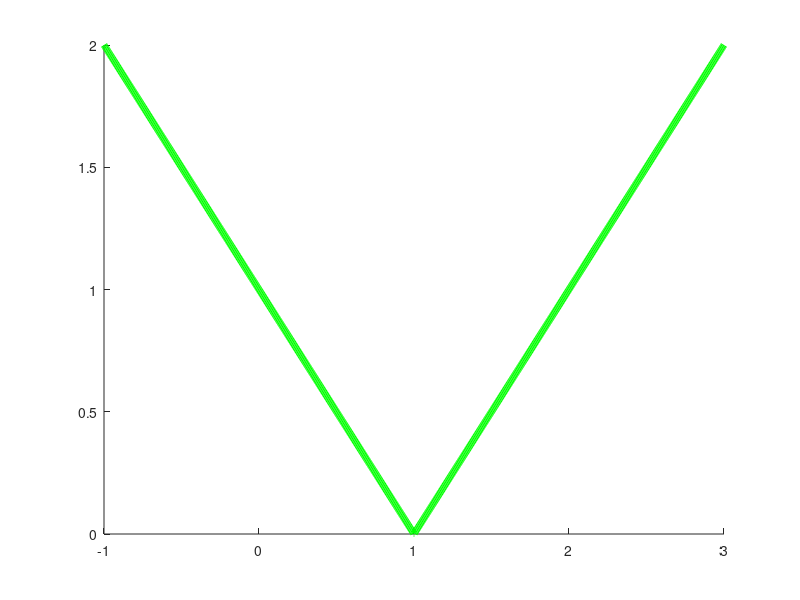

MATLAB code for this plot: (Note: this script raises an error after producing the figure.)
function [] = przyklad6()
% Ten przykład ilustruje twierdzenia Khana, czyli następujący fakt: 
% promień spektralny macierzy iteracji SOR jest >= |w-1|.

% Dane
w = linspace(-1, 3, 1000);

% Rysowanie wykresu
figure
hold on

y = zeros(1, length(w));
for i = 1:length(w)
    y(i) = abs(w(i)-1);
end
plot(w, y, 'Color', 'green', 'LineWidth', 5)

A = [1 0.1; 0.1 1];
promienSpektralny = zeros(1, length(w));
for i = 1:length(w)
    [promienSpektralny(i), ~] = SORInformacje(A, w(i), 0.1);
end
plot(w, promienSpektralny, 'Color', 'magenta', 'LineWidth', 2)

A = [1 0.9; 0.9 1];
promienSpektralny = zeros(1, length(w));
for i = 1:length(w)
    [promienSpektralny(i), ~] = SORInformacje(A, w(i), 0.1);
end
plot(w, promienSpektralny, 'Color', 'blue', 'LineWidth', 2)

A = [5 5; 5 5];
promienSpektralny = zeros(1, length(w));
for i = 1:length(w)
    [promienSpektralny(i), ~] = SORInformacje(A, w(i), 0.1);
end
plot(w, promienSpektralny, 'Color', [0.9290 0.6940 0.1250], 'LineWidth', 2)

legend("|w-1|", "p(B_{SOR}), A=[1 0.1; 0.1 1]", "p(B_{SOR}), A=[1 0.9; 0.9 1]", "p(B_{SOR}), A=[5 5; 5 5]")
title({'Wartość promienia spektralnego macierzy iteracji w metodzie SOR','w zależności od parametru relaksacji dla macierzy różnych macierzy'}, 'FontSize', 14)
xlabel('Parametr relaksacji')
ylabel('Wartości promienia spektralnego')
hold off

end